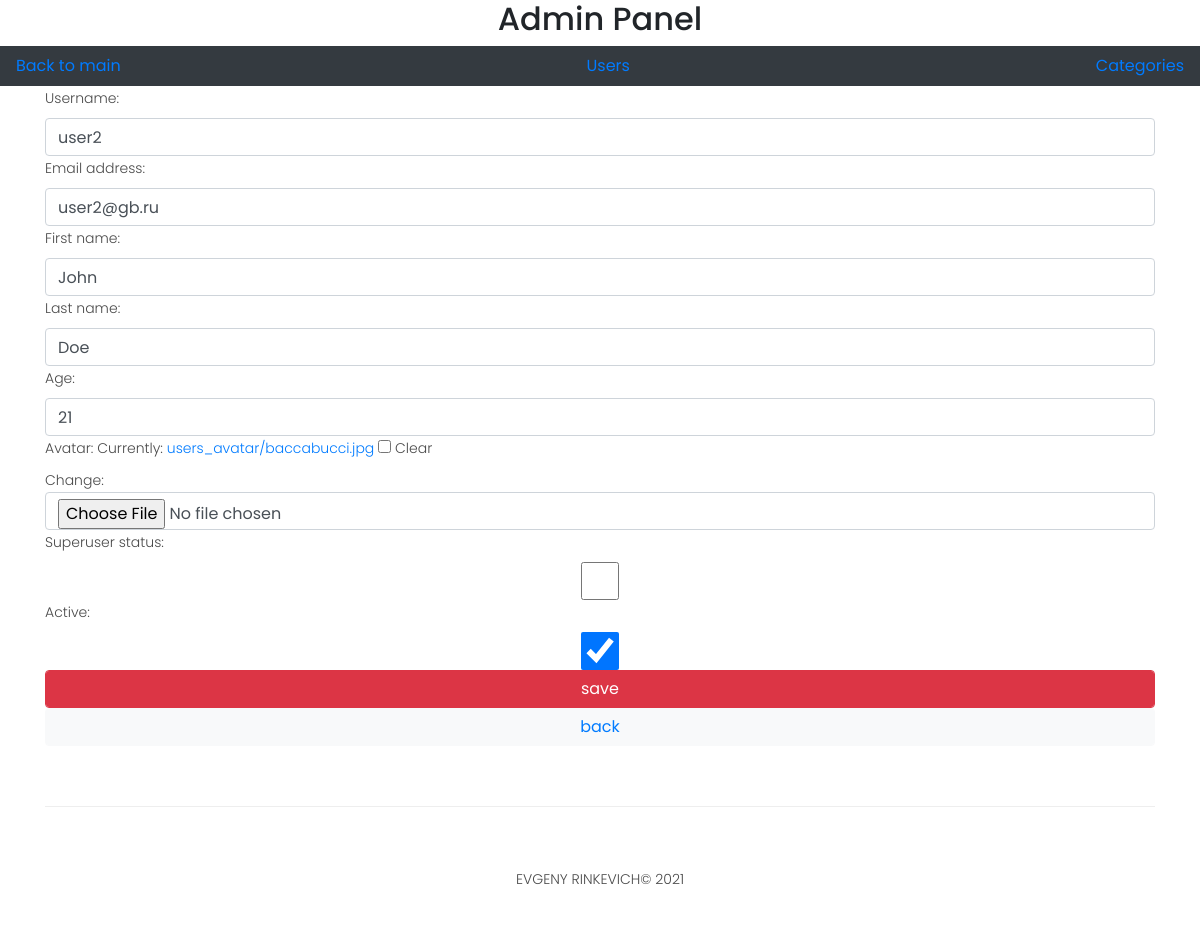
The app's page /my/admin/user/update/3/ (signed in), older data.
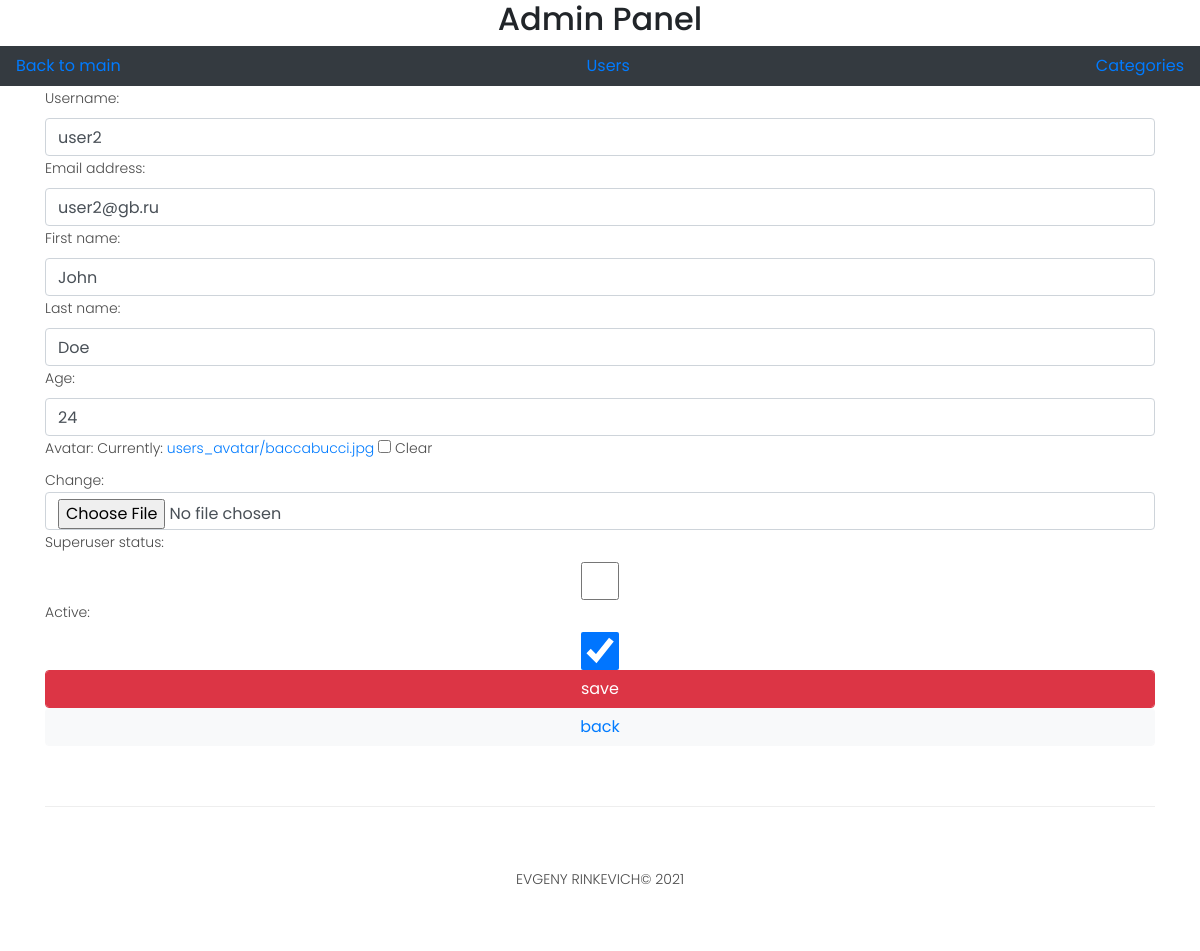
The same page, newer data.
### authapp/models.py (models this page shows)
class ShopUser(AbstractUser):
    age = models.PositiveIntegerField(null=True)
    avatar = models.ImageField(upload_to='users_avatar', blank=True)

### adminapp/views.py (the view)
# urls.py: path('user/update/<int:pk>/', adminapp.UserUpdateView.as_view(), name='user_update'),
class UserUpdateView(SuperUserOnlyMixin, PageTitleMixin, UpdateView):
    model = ShopUser
    success_url = reverse_lazy('my_admin:index')
    form_class = AdminShopUserUpdateForm
    page_title = 'edit user'

### adminapp/forms.py (shortened to what this page needs)
class AdminShopUserUpdateForm(UserChangeForm):
    class Meta:
        model = ShopUser
        fields = (
            'username', 'password', 'email', 'first_name', 'last_name', 'age', 'avatar', 'is_superuser', 'is_active')
    def __init__(self, *args, **kwargs):
        super().__init__(*args, **kwargs)
        for field_name, field in self.fields.items():
            if field_name == 'password':
                field.widget = forms.HiddenInput()
            else:
                field.widget.attrs['class'] = f'form-control {field_name}'
                field.help_text = ''

### adminapp/views.py (called while the page is built)
    @method_decorator(user_passes_test(lambda x: x.is_superuser))
    def dispatch(self, request, *args, **kwargs):
        return super().dispatch(request, *args, **kwargs)

    def get_context_data(self, **kwargs):
        context = super().get_context_data(**kwargs)
        context['title'] = self.page_title
        return context

### adminapp/templates/authapp/shopuser_form.html (shortened to what this page needs)
{% extends 'adminapp/base.html' %}
{% load static %}
{% block content %}
  <div class="container">
    <form class="form-horizontal" method="post" enctype="multipart/form-data">
      {{ form.as_p }}
      <input class="form-control btn btn-danger" type="submit" value="save">
    </form>
    <button class="btn btn-light form-control last">
      <a href="{% url 'my_admin:index' %}">
        back
      </a>
    </button>
  </div>
{% endblock %}

Row changes from the older to the newer data that the page shows:
changed ShopUser "user2": age "21" → "24"
